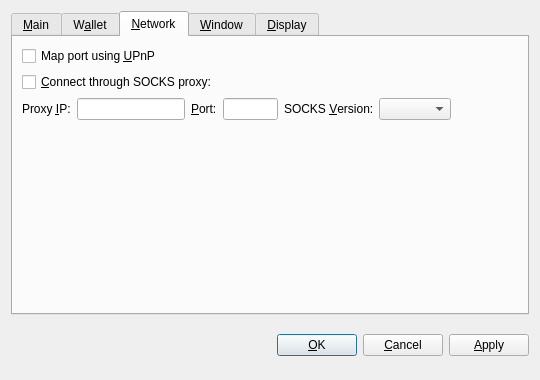
<?xml version="1.0" encoding="UTF-8"?>
<ui version="4.0">
 <class>OptionsDialog</class>
 <widget class="QDialog" name="OptionsDialog">
  <property name="geometry">
   <rect>
    <x>0</x>
    <y>0</y>
    <width>540</width>
    <height>380</height>
   </rect>
  </property>
  <property name="windowTitle">
   <string>Options</string>
  </property>
  <property name="styleSheet">
   <string notr="true">color: rgb(0, 0, 0);</string>
  </property>
  <property name="modal">
   <bool>true</bool>
  </property>
  <layout class="QVBoxLayout" name="verticalLayout">
   <item>
    <widget class="QTabWidget" name="tabWidget">
     <property name="tabPosition">
      <enum>QTabWidget::North</enum>
     </property>
     <property name="currentIndex">
      <number>2</number>
     </property>
     <widget class="QWidget" name="tabMain">
      <attribute name="title">
       <string>&amp;Main</string>
      </attribute>
      <layout class="QVBoxLayout" name="verticalLayout_Main">
       <item>
        <widget class="QCheckBox" name="bitcoinAtStartup">
         <property name="toolTip">
          <string>Automatically start Kurrent after logging in to the system.</string>
         </property>
         <property name="text">
          <string>&amp;Start Kurrent on system login</string>
         </property>
        </widget>
       </item>
       <item>
        <spacer name="verticalSpacer_Main">
         <property name="orientation">
          <enum>Qt::Vertical</enum>
         </property>
         <property name="sizeHint" stdset="0">
          <size>
           <width>20</width>
           <height>40</height>
          </size>
         </property>
        </spacer>
       </item>
       <item>
        <layout class="QHBoxLayout" name="horizontalLayout_2_Main">
         <item>
          <spacer name="horizontalSpacer_2_Main">
           <property name="orientation">
            <enum>Qt::Horizontal</enum>
           </property>
           <property name="sizeHint" stdset="0">
            <size>
             <width>40</width>
             <height>20</height>
            </size>
           </property>
          </spacer>
         </item>
         <item>
          <widget class="QPushButton" name="resetButton">
           <property name="toolTip">
            <string>Reset all client options to default.</string>
           </property>
           <property name="text">
            <string>&amp;Reset Options</string>
           </property>
           <property name="autoDefault">
            <bool>false</bool>
           </property>
          </widget>
         </item>
        </layout>
       </item>
      </layout>
     </widget>
     <widget class="QWidget" name="tabWallet">
      <attribute name="title">
       <string>W&amp;allet</string>
      </attribute>
      <layout class="QVBoxLayout" name="verticalLayout_Network">
       <item>
        <widget class="QLabel" name="transactionFeeInfoLabel">
         <property name="text">
          <string>Optional transaction fee per kB that helps make sure your transactions are processed quickly. Most transactions are 1 kB.</string>
         </property>
         <property name="textFormat">
          <enum>Qt::PlainText</enum>
         </property>
         <property name="wordWrap">
          <bool>true</bool>
         </property>
        </widget>
       </item>
       <item>
        <layout class="QHBoxLayout" name="horizontalLayout_1_Main">
         <item>
          <widget class="QLabel" name="transactionFeeLabel">
           <property name="text">
            <string>Pay transaction &amp;fee</string>
           </property>
           <property name="textFormat">
            <enum>Qt::PlainText</enum>
           </property>
           <property name="buddy">
            <cstring>transactionFee</cstring>
           </property>
          </widget>
         </item>
         <item>
          <widget class="BitcoinAmountField" name="transactionFee">
           <property name="styleSheet">
            <string notr="true">border-color: rgb(170, 170, 170);</string>
           </property>
          </widget>
         </item>
         <item>
          <spacer name="horizontalSpacer_1_Main">
           <property name="orientation">
            <enum>Qt::Horizontal</enum>
           </property>
           <property name="sizeHint" stdset="0">
            <size>
             <width>40</width>
             <height>20</height>
            </size>
           </property>
          </spacer>
         </item>
        </layout>
       </item>
       <item>
        <widget class="QLabel" name="label">
         <property name="text">
          <string>If you disable the spending of unconfirmed change, the change from a transaction cannot be used until that transaction has at least one confirmation. This also affects how your balance is computed.</string>
         </property>
         <property name="wordWrap">
          <bool>true</bool>
         </property>
        </widget>
       </item>
       <item>
        <widget class="QCheckBox" name="spendZeroConfChange">
         <property name="text">
          <string>Spend unconfirmed change  (experts only)</string>
         </property>
        </widget>
       </item>
       <item>
        <spacer name="verticalSpacer">
         <property name="orientation">
          <enum>Qt::Vertical</enum>
         </property>
         <property name="sizeHint" stdset="0">
          <size>
           <width>20</width>
           <height>40</height>
          </size>
         </property>
        </spacer>
       </item>
      </layout>
     </widget>
     <widget class="QWidget" name="tabNetwork">
      <attribute name="title">
       <string>&amp;Network</string>
      </attribute>
      <layout class="QVBoxLayout" name="verticalLayout_Network">
       <item>
        <widget class="QCheckBox" name="mapPortUpnp">
         <property name="toolTip">
          <string>Automatically open the Kurrent client port on the router. This only works when your router supports UPnP and it is enabled.</string>
         </property>
         <property name="text">
          <string>Map port using &amp;UPnP</string>
         </property>
        </widget>
       </item>
       <item>
        <widget class="QCheckBox" name="connectSocks">
         <property name="toolTip">
          <string>Connect to the Kurrent network through a SOCKS proxy (e.g. when connecting through Tor).</string>
         </property>
         <property name="text">
          <string>&amp;Connect through SOCKS proxy:</string>
         </property>
        </widget>
       </item>
       <item>
        <layout class="QHBoxLayout" name="horizontalLayout_Network">
         <item>
          <widget class="QLabel" name="proxyIpLabel">
           <property name="text">
            <string>Proxy &amp;IP:</string>
           </property>
           <property name="textFormat">
            <enum>Qt::PlainText</enum>
           </property>
           <property name="buddy">
            <cstring>proxyIp</cstring>
           </property>
          </widget>
         </item>
         <item>
          <widget class="QValidatedLineEdit" name="proxyIp">
           <property name="maximumSize">
            <size>
             <width>140</width>
             <height>16777215</height>
            </size>
           </property>
           <property name="toolTip">
            <string>IP address of the proxy (e.g. 127.0.0.1)</string>
           </property>
          </widget>
         </item>
         <item>
          <widget class="QLabel" name="proxyPortLabel">
           <property name="text">
            <string>&amp;Port:</string>
           </property>
           <property name="textFormat">
            <enum>Qt::PlainText</enum>
           </property>
           <property name="buddy">
            <cstring>proxyPort</cstring>
           </property>
          </widget>
         </item>
         <item>
          <widget class="QLineEdit" name="proxyPort">
           <property name="maximumSize">
            <size>
             <width>55</width>
             <height>16777215</height>
            </size>
           </property>
           <property name="toolTip">
            <string>Port of the proxy (e.g. 9050)</string>
           </property>
          </widget>
         </item>
         <item>
          <widget class="QLabel" name="socksVersionLabel">
           <property name="text">
            <string>SOCKS &amp;Version:</string>
           </property>
           <property name="textFormat">
            <enum>Qt::PlainText</enum>
           </property>
           <property name="buddy">
            <cstring>socksVersion</cstring>
           </property>
          </widget>
         </item>
         <item>
          <widget class="QValueComboBox" name="socksVersion">
           <property name="toolTip">
            <string>SOCKS version of the proxy (e.g. 5)</string>
           </property>
           <property name="styleSheet">
            <string notr="true">border-color: rgb(200, 200, 200);</string>
           </property>
          </widget>
         </item>
         <item>
          <spacer name="horizontalSpacer_Network">
           <property name="orientation">
            <enum>Qt::Horizontal</enum>
           </property>
           <property name="sizeHint" stdset="0">
            <size>
             <width>40</width>
             <height>20</height>
            </size>
           </property>
          </spacer>
         </item>
        </layout>
       </item>
       <item>
        <spacer name="verticalSpacer_Network">
         <property name="orientation">
          <enum>Qt::Vertical</enum>
         </property>
         <property name="sizeHint" stdset="0">
          <size>
           <width>20</width>
           <height>40</height>
          </size>
         </property>
        </spacer>
       </item>
      </layout>
     </widget>
     <widget class="QWidget" name="tabWindow">
      <attribute name="title">
       <string>&amp;Window</string>
      </attribute>
      <layout class="QVBoxLayout" name="verticalLayout_Window">
       <item>
        <widget class="QCheckBox" name="minimizeToTray">
         <property name="toolTip">
          <string>Show only a tray icon after minimizing the window.</string>
         </property>
         <property name="text">
          <string>&amp;Minimize to the tray instead of the taskbar</string>
         </property>
        </widget>
       </item>
       <item>
        <widget class="QCheckBox" name="minimizeOnClose">
         <property name="toolTip">
          <string>Minimize instead of exit the application when the window is closed. When this option is enabled, the application will be closed only after selecting Quit in the menu.</string>
         </property>
         <property name="text">
          <string>M&amp;inimize on close</string>
         </property>
        </widget>
       </item>
       <item>
        <spacer name="verticalSpacer_Window">
         <property name="orientation">
          <enum>Qt::Vertical</enum>
         </property>
         <property name="sizeHint" stdset="0">
          <size>
           <width>20</width>
           <height>40</height>
          </size>
         </property>
        </spacer>
       </item>
      </layout>
     </widget>
     <widget class="QWidget" name="tabDisplay">
      <attribute name="title">
       <string>&amp;Display</string>
      </attribute>
      <layout class="QVBoxLayout" name="verticalLayout_Display">
       <item>
        <layout class="QHBoxLayout" name="horizontalLayout_1_Display">
         <item>
          <widget class="QLabel" name="langLabel">
           <property name="text">
            <string>User Interface &amp;language:</string>
           </property>
           <property name="textFormat">
            <enum>Qt::PlainText</enum>
           </property>
           <property name="buddy">
            <cstring>lang</cstring>
           </property>
          </widget>
         </item>
         <item>
          <widget class="QValueComboBox" name="lang">
           <property name="toolTip">
            <string>The user interface language can be set here. This setting will take effect after restarting Kurrent.</string>
           </property>
           <property name="styleSheet">
            <string notr="true">border-color: rgb(150,150,150);</string>
           </property>
          </widget>
         </item>
        </layout>
       </item>
       <item>
        <layout class="QHBoxLayout" name="horizontalLayout_2_Display">
         <item>
          <widget class="QLabel" name="unitLabel">
           <property name="text">
            <string>&amp;Unit to show amounts in:</string>
           </property>
           <property name="textFormat">
            <enum>Qt::PlainText</enum>
           </property>
           <property name="buddy">
            <cstring>unit</cstring>
           </property>
          </widget>
         </item>
         <item>
          <widget class="QValueComboBox" name="unit">
           <property name="toolTip">
            <string>Choose the default subdivision unit to show in the interface and when sending coins.</string>
           </property>
           <property name="styleSheet">
            <string notr="true">border-color: rgb(150,150,150);</string>
           </property>
          </widget>
         </item>
        </layout>
       </item>
       <item>
        <widget class="QCheckBox" name="displayAddresses">
         <property name="toolTip">
          <string>Whether to show Kurrent addresses in the transaction list or not.</string>
         </property>
         <property name="text">
          <string>&amp;Display addresses in transaction list</string>
         </property>
        </widget>
       </item>
       <item>
        <widget class="QCheckBox" name="coinControlFeatures">
         <property name="toolTip">
          <string>Whether to show coin control features or not.</string>
         </property>
         <property name="text">
          <string>Display coin &amp;control features (experts only!)</string>
         </property>
        </widget>
       </item>
       <item>
        <spacer name="verticalSpacer_Display">
         <property name="orientation">
          <enum>Qt::Vertical</enum>
         </property>
         <property name="sizeHint" stdset="0">
          <size>
           <width>20</width>
           <height>40</height>
          </size>
         </property>
        </spacer>
       </item>
      </layout>
     </widget>
    </widget>
   </item>
   <item>
    <layout class="QHBoxLayout" name="horizontalLayout_Buttons">
     <item>
      <spacer name="horizontalSpacer_1">
       <property name="orientation">
        <enum>Qt::Horizontal</enum>
       </property>
       <property name="sizeHint" stdset="0">
        <size>
         <width>40</width>
         <height>48</height>
        </size>
       </property>
      </spacer>
     </item>
     <item>
      <widget class="QLabel" name="statusLabel">
       <property name="font">
        <font>
         <weight>75</weight>
         <bold>true</bold>
        </font>
       </property>
       <property name="text">
        <string/>
       </property>
       <property name="textFormat">
        <enum>Qt::PlainText</enum>
       </property>
       <property name="wordWrap">
        <bool>true</bool>
       </property>
      </widget>
     </item>
     <item>
      <spacer name="horizontalSpacer_2">
       <property name="orientation">
        <enum>Qt::Horizontal</enum>
       </property>
       <property name="sizeHint" stdset="0">
        <size>
         <width>40</width>
         <height>48</height>
        </size>
       </property>
      </spacer>
     </item>
     <item>
      <widget class="QPushButton" name="okButton">
       <property name="text">
        <string>&amp;OK</string>
       </property>
      </widget>
     </item>
     <item>
      <widget class="QPushButton" name="cancelButton">
       <property name="text">
        <string>&amp;Cancel</string>
       </property>
       <property name="autoDefault">
        <bool>false</bool>
       </property>
      </widget>
     </item>
     <item>
      <widget class="QPushButton" name="applyButton">
       <property name="text">
        <string>&amp;Apply</string>
       </property>
       <property name="autoDefault">
        <bool>false</bool>
       </property>
      </widget>
     </item>
    </layout>
   </item>
  </layout>
 </widget>
 <customwidgets>
  <customwidget>
   <class>BitcoinAmountField</class>
   <extends>QSpinBox</extends>
   <header>bitcoinamountfield.h</header>
   <container>1</container>
  </customwidget>
  <customwidget>
   <class>QValidatedLineEdit</class>
   <extends>QLineEdit</extends>
   <header>qvalidatedlineedit.h</header>
  </customwidget>
  <customwidget>
   <class>QValueComboBox</class>
   <extends>QComboBox</extends>
   <header>qvaluecombobox.h</header>
  </customwidget>
 </customwidgets>
 <resources/>
 <connections/>
</ui>
